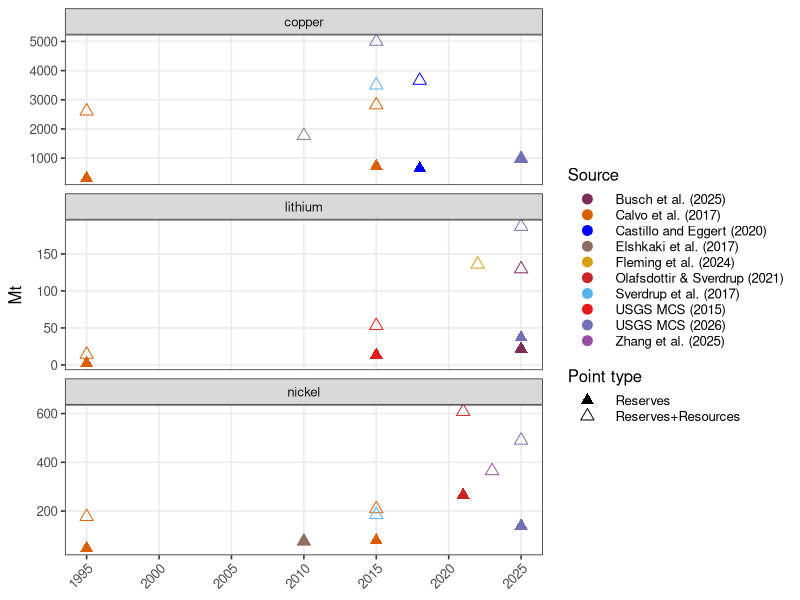

R code for this plot: (Note: this script raises an error after producing the figure.)
# Program Name: literature_comparison_figures.R
# Author: Nastya Zagoruichyk
# Date Last Updated: 9/3/2026

# =====================================================================
# Constants and Setup
# =====================================================================

# Load packages ---------------------------------------------------------------
library(patchwork)
library(readr)
library(stringr)
library(dplyr)
library(tidyr)
library(tibble)
library(ggplot2)
library(data.table)
library(purrr)
library(readxl)
library(tidyverse)


SCENARIO_labels <- c("01272026_UnlimitSupply_BR" = "Unconstrained supply",
                     "01272026_UnlimitSupply_EnR" = "Unconstrained supply: Increased recycling",
                     "01272026_His_constrSupply_BR_noTC" = "Reference",
                     "01272026_His_constrSupply_BR_SS_noTC" = "Steady-state supply",
                     "01272026_His_constrSupply_BR_shortLT_noTC" = "Short lead times",
                     "01272026_His_constrSupply_BR_SS_shortLT_noTC" = "Steady-state supply: Short lead times",
                     "01272026_His_constrSupply_EnR_noTC" = "Increased recycling",
                     "01272026_His_constrSupply_EnR_SS_noTC" = "Steady-state supply: Increased recycling",
                     "01272026_His_constrSupply_EnR_shortLT_noTC" = "Short lead times + Increased recycling",
                     "01272026_His_constrSupply_EnR_SS_shortLT_noTC" = "Steady-state supply: Short lead times + Increased recycling",
                     "03192026_UnlimitSupply_highDemand" = "Unconstrained supply: High EV demand",
                     "03192026_His_constrSupply_highDemand" = "High EV demand",
                     "03192026_His_constrSupply_SS_highDemand" = "Steady-state supply: High EV demand",
                     "03192026_His_constrSupply_shortLT_highDemand" = "Short lead times + High EV demand",
                     "03192026_His_constrSupply_SS_shortLT_highDemand" = "Steady-state supply: Short lead times + High EV demand")


source_palette <- c(
  "IEA (2025)" = "#E78AC3",   
  "Castillo and Eggert (2020)" = "blue",
  "Calvo et al. (2017)" = "#D95F02",
  "Sverdrup et al. (2017)" = "#56B4E9",
  "Fleming et al. (2024)" = "#D4A017",
  "Busch et al. (2025)" = "#7C2D5A",
  "USGS MCS (2015)" = "#E41A1C",
  "USGS MCS (2026)" = "#7570B3",
  "Elshkaki et al. (2017)" = "#8D6E63",
  "Olafsdottir & Sverdrup (2021)" = "#C92525",
  "Bradley et al. (2025)" = "#A6D854",
  "Zhang et al. (2025)" = "#984EA3",
  "Watari et al. (2018)" = "#4DAF4A",      
  "Parpan et al. (2026)" = "#008080",
  "Valero et al. (2018)" = "#FF7F00",      
  "Hache et al. (2019)" = "#377EB8"        
)

source_palette_annual <- c(
  "IEA (2025)" = "#E78AC3",               
  "Northey et al. (2014)" = "#66C2A5",     
  "Elshkaki et al. (2016)" = "#A6761D",  
  "Elshkaki et al. (2017)" = "#8D6E63",    
  "Busch et al. (2025)" = "#7C2D5A",      
  "Wu et al. (2025)" = "#4C72B0",          
  "Bradley et al. (2025)" = "#A6D854",    
  "de Koning et al. (2018)" = "#E7298A",   
  "Schipper et al. (2018)" = "#1F78B4",    
  "Watari et al. (2018)" = "#33A02C",      
  "Valero et al. (2018)" = "#FF7F00",      
  "Hache et al. (2019)" = "#6A3D9A",       
  "Ziemann et al. (2018)" = "#B15928",     
  "Harvey (2018)" = "#FB9A99",             
  "Sverdrup (2016)" = "#17BECF",           
  "Vikström et al. (2013)" = "#BC80BD",    
  "Kushnir and Sandén (2012)" = "#FDB462",
  "Simon et al. (2026)" = "#D73027",
  "Parpan et al. (2026)" = "#008080",
  "Klose and Pauliuk (2023)" = "#984EA3",
  "BHP (2024)" = "#E6AB02",
  "S&P Global (2022)" = "#333333"
)

# =====================================================================
# Load Inputs 
# =====================================================================

CMM_data <- read_csv(
  "input/data/Table_S1_Summary_CMM.csv")

GCAM_data_reserves <- read_csv("input/data/global_res_avail_total.csv") %>% 
  filter(year %in% 2021:2100) %>%
  mutate(scenario = SCENARIO_labels[scenario]) 

GCAM_data_cumulative_demand <- read_csv(
  "input/data/global_total_cum_res_prod.csv"
) %>% 
  filter(year %in% 2021:2100) %>%
  mutate(scenario = SCENARIO_labels[scenario]) 

GCAM_data_annual_demand <- read_csv(
  "input/data/global_total_demand.csv"
) %>% 
  filter(year %in% 2021:2075) %>%
  mutate(scenario = SCENARIO_labels[scenario]) 

# =====================================================
# 1. PREPARE CMM CUMULATIVE DATA 
# =====================================================

CMM_long <- CMM_data %>% 
  select(-`annual supply projections`, -`annual demand projections`) %>%
  pivot_longer(
    cols = c(`Global Reserves`, `Global Resources`, `Cumulative Demand Projections`),
    names_to = "data_type",
    values_to = "value"
  ) %>% 
  filter(!is.na(value)) %>%
  mutate(
    type = case_when(
      data_type == "Cumulative Demand Projections" ~ "Cumulative Demand",
      data_type == "Global Reserves" ~ "Reserves",
      data_type == "Global Resources" ~ "Resources"
    )
  )

# Create Reserves + Resources
res_plus_res <- CMM_long %>%
  filter(type %in% c("Reserves", "Resources")) %>%
  group_by(year, mineral, source) %>%
  summarise(value = sum(value), .groups = "drop") %>%
  mutate(type = "Reserves+Resources")

# Final CMM dataset
CMM_plot <- bind_rows(CMM_long, res_plus_res) %>%
  filter(type != "Resources") %>%
  select(year, mineral, source, type, value)

# =====================================================
# 2. PREPARE GCAM CUMULATIVE DATA (ALL MINERALS)
# =====================================================

# GCAM DEMAND
GCAM_demand <- GCAM_data_cumulative_demand %>%
  mutate(
    mineral = resource,
    scenario_group = case_when(
      scenario %in% c(
        "Increased recycling","High EV demand","Short lead times",
        "Short lead times + High EV demand","Short lead times + Increased recycling"
      ) ~ "Baseline constrained supply scenarios",
      
      scenario %in% c(
        "Steady-state supply: Increased recycling","Steady-state supply: High EV demand",
        "Steady-state supply: Short lead times",
        "Steady-state supply: Short lead times + Increased recycling",
        "Steady-state supply: Short lead times + High EV demand"
      ) ~ "Steady-state constrained supply scenarios",
      
      TRUE ~ scenario
    ),
    type = "GCAM: Cumulative Demand"
  )

# GCAM RESERVES
GCAM_reserves <- GCAM_data_reserves %>%
  mutate(
    mineral = resource,
    type = "GCAM: Maximum production potential",
    scenario_group = scenario
  )


GCAM_lines <- bind_rows(GCAM_demand, GCAM_reserves) %>%
  filter(scenario %in% c("Reference", "Steady-state supply")) %>% 
  mutate(
    scenario = case_when(
      scenario == "Reference" ~ "GCAM: Reference",
      scenario == "Steady-state supply" ~ "GCAM: Steady-state supply",
      TRUE ~ scenario
    )
  )

GCAM_ribbons <- GCAM_demand %>%
  filter(scenario_group %in% c(
    "Baseline constrained supply scenarios",
    "Steady-state constrained supply scenarios"
  )) %>%
  mutate(scenario_group = recode(
    scenario_group,
    "Baseline constrained supply scenarios" = "GCAM: Baseline constrained supply scenarios",
    "Steady-state constrained supply scenarios" = "GCAM: Steady-state constrained supply scenarios"
  )) %>%
  group_by(mineral, year, scenario_group) %>%
  summarise(
    ymin = min(value, na.rm = TRUE),
    ymax = max(value, na.rm = TRUE),
    .groups = "drop"
  )

# Stacking in the order: copper, lithium, nickel
CMM_plot <- CMM_plot %>%
  mutate(mineral = factor(mineral, levels = c("copper", "lithium", "nickel")))

GCAM_lines <- GCAM_lines %>%
  mutate(mineral = factor(mineral, levels = c("copper", "lithium", "nickel")))

GCAM_ribbons <- GCAM_ribbons %>%
  mutate(mineral = factor(mineral, levels = c("copper", "lithium", "nickel")))

# =====================================================
# 3.a) PLOT (S1 a): historical data only 
# =====================================================

CMM_plot_history <- CMM_plot %>% 
  filter(!type == "Cumulative Demand") 

combined_plot_a <- ggplot() +
  geom_point(
    data = CMM_plot_history,
    aes(x = year, y = value,
        shape = type,
        color = source),
    size = 3
  ) +
  scale_color_manual(
    name = "Source",
    values = source_palette
  ) +
  scale_shape_manual(
    name = "Point type",
    values = c(
      "Reserves" = 17,
      "Reserves+Resources" = 2
    )
  ) +
  facet_wrap(~ mineral, scales = "free_y", ncol = 1) +  
  scale_x_continuous(
    breaks = seq(1995, 2025, by = 5)
  ) +
  
  labs(
    x = NULL,
    y = "Mt"
  ) +
  
  theme_bw(base_size = 12) +
  theme(
    legend.position = "right",
    legend.box = "vertical",
    legend.key.width = unit(1, "cm"), 
    legend.spacing.y = unit(0.05, "cm"),  
    legend.key.height = unit(0.4, "cm"),   
    panel.grid.minor = element_blank(),
    axis.text.x = element_text(angle = 45, hjust = 1)
  ) +
   guides(
    fill = guide_legend(order = 4),
    color = guide_legend(order = 1),
    linetype = guide_legend(order = 3),
    shape = guide_legend(order = 2)
  )


ggsave(
  "output/FigS1_a.png",
  combined_plot_a,
  width = 6,  
  height = 8,   
  dpi = 300
)

# =====================================================
# 3.b) PLOT (S1 b): GCAM data and cumulative demand
# =====================================================
CMM_plot_future <- CMM_plot %>% 
  filter(type == "Cumulative Demand") 


combined_plot_b <- ggplot() +
  
  annotate("rect",
           xmin = -Inf, xmax = 2026,
           ymin = -Inf, ymax = Inf,
           fill = "grey90", alpha = 0.5) +
  
  geom_vline(xintercept = 2026, linetype = "dashed", color = "grey40") +
  geom_ribbon(
    data = GCAM_ribbons,
    aes(x = year, ymin = ymin, ymax = ymax,
        fill = scenario_group),
    alpha = 0.2
  ) +
  geom_line(
    data = GCAM_lines,
    aes(x = year, y = value,
        color = scenario,
        linetype = type),
    linewidth = 1
  ) +
  scale_color_manual(
    name = NULL,
    breaks = c(
      "GCAM: Reference",
      "GCAM: Steady-state supply"
    ),
    values = c(
      "GCAM: Reference" = "#C51B7D",
      "GCAM: Steady-state supply" = "#1F77B4"
    )
  ) +
  scale_fill_manual(
    name = "Scenario",
    breaks = c(
      "GCAM: Baseline constrained supply scenarios",
      "GCAM: Steady-state constrained supply scenarios"
    ),
    values = c(
      "GCAM: Baseline constrained supply scenarios" = "#C51B7D",
      "GCAM: Steady-state constrained supply scenarios" = "#1F77B4"
    )
  ) +
  new_scale_color() +
  geom_point(
    data = CMM_plot_future,
    aes(x = year, y = value,
        shape = type,
        color = source),
    size = 3
  ) +
  scale_color_manual(
    name = "Source",
    values = source_palette
  ) +
  scale_linetype_manual(
    name = "Line type",
    values = c(
      "GCAM: Cumulative Demand" = "solid",
      "GCAM: Maximum production potential" = "dashed"
    )
  ) +
  scale_shape_manual(
    name = "Point type",
    values = c(
      "Cumulative Demand" = 16,
      "Reserves" = 17,
      "Reserves+Resources" = 2
    )
  ) +
  facet_wrap(~ mineral, scales = "free_y", ncol = 1) +  
  scale_x_continuous(
    breaks = seq(2020, 2100, by = 10)
  ) +
  
  labs(
    x = NULL,
    y = "Mt"
  ) +
  
  theme_bw(base_size = 12) +
  theme(
    legend.position = "right",
    legend.box = "vertical",
    legend.key.width = unit(1, "cm"), 
    legend.spacing.y = unit(0.05, "cm"),  
    legend.key.height = unit(0.4, "cm"),   
    panel.grid.minor = element_blank(),
    axis.text.x = element_text(angle = 45, hjust = 1)
  ) +
  guides(
    fill = guide_legend(order = 4),
    color = guide_legend(order = 1),
    linetype = guide_legend(order = 3),
    shape = guide_legend(order = 2)
  )


ggsave(
  "output/FigS1_b.png",
  combined_plot_b,
  width = 8,  
  height = 8,   
  dpi = 300
)
#===============================================================================
# 4. PREPARE CMM ANNUAL DATA 
#===============================================================================

CMM_long_annual <- CMM_data %>% 
  select(-`Global Reserves`,-`Global Resources`, -`Cumulative Demand Projections`) %>%
  filter(!year == "2100") %>% 
  pivot_longer(
    cols = c(`annual supply projections`, `annual demand projections`),
    names_to = "data_type",
    values_to = "value"
  ) %>% 
  filter(!is.na(value)) %>%
  mutate(
    type = case_when(
      data_type == "annual supply projections" ~ "Annual Supply",
      data_type == "annual demand projections" ~ "Annual Demand"
    )
  )

CMM_annual_data <- CMM_long_annual  %>%
  mutate(mineral = factor(mineral, levels = c("copper", "lithium", "nickel")))

#===============================================================================
# 5. PREPARE GCAM ANNUAL DATA 
#===============================================================================

GCAM_demand_annual <- GCAM_data_annual_demand %>% 
  mutate(
    mineral = resource,
    scenario_group = case_when(
      scenario %in% c(
        "Increased recycling","High EV demand","Short lead times",
        "Short lead times + High EV demand","Short lead times + Increased recycling"
      ) ~ "Baseline constrained supply scenarios",
      
      scenario %in% c(
        "Steady-state supply: Increased recycling","Steady-state supply: High EV demand",
        "Steady-state supply: Short lead times",
        "Steady-state supply: Short lead times + Increased recycling",
        "Steady-state supply: Short lead times + High EV demand"
      ) ~ "Steady-state constrained supply scenarios",
      
      scenario %in% c(
        "Unconstrained supply: High EV demand", "Unconstrained supply: Increased recycling"
      ) ~ "Unconstrained supply scenarios",
      
      TRUE ~ scenario
    ),
    type = "GCAM: Annual Demand"
  )

GCAM_lines_annual <- GCAM_demand_annual %>%
  filter(scenario %in% c("Reference", "Steady-state supply", "Unconstrained supply")) %>% 
  mutate(
    scenario = case_when(
      scenario == "Reference" ~ "GCAM: Reference",
      scenario == "Steady-state supply" ~ "GCAM: Steady-state supply",
      scenario == "Unconstrained supply" ~ "GCAM: Unconstrained supply",
      TRUE ~ scenario
    )
  )

GCAM_ribbons_annual <- GCAM_demand_annual %>%
  filter(scenario_group %in% c(
    "Baseline constrained supply scenarios",
    "Steady-state constrained supply scenarios",
    "Unconstrained supply scenarios"
  )) %>%
  mutate(scenario_group = recode(
    scenario_group,
    "Baseline constrained supply scenarios" = "GCAM: Baseline constrained supply scenarios",
    "Steady-state constrained supply scenarios" = "GCAM: Steady-state constrained supply scenarios",
    "Unconstrained supply scenarios" = "GCAM: Unconstrained supply scenarios"
  )) %>%
  group_by(mineral, year, scenario_group) %>%
  summarise(
    ymin = min(value, na.rm = TRUE),
    ymax = max(value, na.rm = TRUE),
    .groups = "drop"
  )

#===============================================================================
# 6. PLOT
#===============================================================================

# Combined annual plot

CMM_annual_data$type <- factor(
  CMM_annual_data$type,
  levels = c("Annual Supply", "Annual Demand")
)

GCAM_ribbons_demand_annual <- transform(
  GCAM_ribbons_annual,
  type = factor(
    "Annual Demand",
    levels = levels(CMM_annual_data$type)
  )
)

combined_plot_annual <- ggplot() +
  geom_ribbon(
    data = GCAM_ribbons_demand_annual,
    aes(x = year, ymin = ymin, ymax = ymax,
        fill = scenario_group),
    alpha = 0.2,
    inherit.aes = FALSE
  ) +
  geom_line(
    data = GCAM_lines_annual,
    aes(x = year, y = value,
        color = scenario,
        linetype = type),
    linewidth = 1
  ) +
  scale_color_manual(
    name = NULL,
    breaks = c(
      "GCAM: Reference",
      "GCAM: Steady-state supply",
      "GCAM: Unconstrained supply"
    ),
    values = c(
      "GCAM: Reference" = "#C51B7D",
      "GCAM: Steady-state supply" = "#1F77B4",
      "GCAM: Unconstrained supply" = "forestgreen"
    )
  ) +
  scale_fill_manual(
    name = "Scenario",
    breaks = c(
      "GCAM: Baseline constrained supply scenarios",
      "GCAM: Steady-state constrained supply scenarios",
      "GCAM: Unconstrained supply scenarios"
    ),
    values = c(
      "GCAM: Baseline constrained supply scenarios" = "#C51B7D",
      "GCAM: Steady-state constrained supply scenarios" = "#1F77B4",
      "GCAM: Unconstrained supply scenarios" = "forestgreen"
    )
  ) +
  new_scale_color() +
  # Supply points 
  geom_point(
    data = subset(CMM_annual_data, type == "Annual Supply"),
    aes(x = year, y = value,
        shape = type,
        color = source),
    size = 3
  ) +
  # Demand points 
  geom_point(
    data = subset(CMM_annual_data, type == "Annual Demand"),
    aes(x = year, y = value,
        shape = type,
        color = source),
    size = 3
  ) +
  scale_color_manual(
    name = "Source",
    values = source_palette_annual
  ) +
  scale_linetype_manual(
    name = "GCAM results",
    values = c(
      "Annual Supply" = "solid",
      "Annual Demand" = "solid"
    )
  ) +
  scale_shape_manual(
    name = "Point type",
    values = c(
      "Annual Supply" = 17,
      "Annual Demand" = 16
      )
  ) +
  facet_grid(
    rows = vars(mineral),
    cols = vars(type),
    scales = "free_y",
    drop = FALSE
  ) +
  scale_x_continuous(
    breaks = seq(2025, 2100, by = 5)
  ) +
  
  labs(
    x = NULL,
    y = "Mt/yr"
  ) +
  
  theme_bw(base_size = 12) +
  theme(
    legend.position = "right",
    legend.box = "vertical",
    legend.key.width = unit(1, "cm"), 
    legend.spacing.y = unit(0.05, "cm"),   
    legend.key.height = unit(0.4, "cm"),   
    panel.grid.minor = element_blank(),
    axis.text.x = element_text(angle = 45, hjust = 1),
    strip.background = element_rect(fill = "grey90", colour = "grey40")
    ) +
  guides(
    fill = guide_legend(order = 4),
    color = guide_legend(order = 1),
    linetype = guide_legend(order = 3),
    shape = guide_legend(order = 2)
  ) 


ggsave(
  "output/FigS2.png",
  combined_plot_annual,
  width = 10,  
  height = 8,   
  dpi = 300
)

#END
